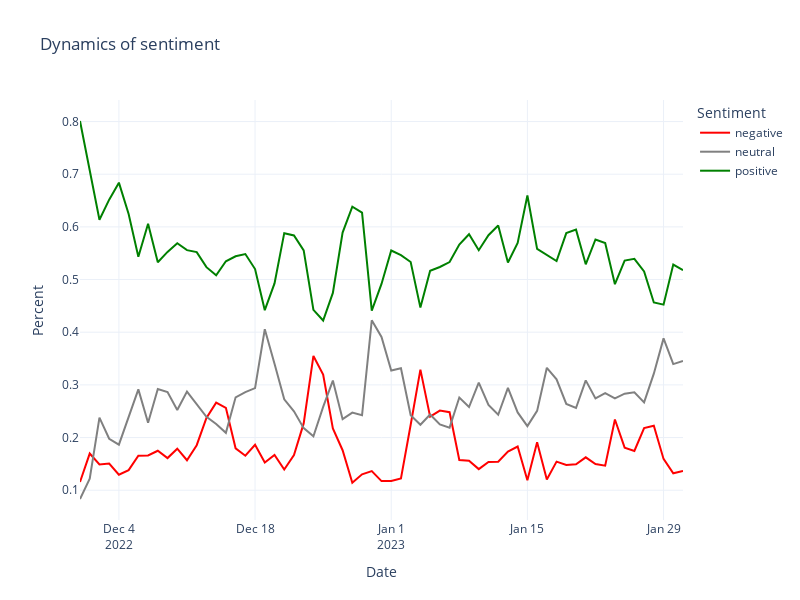

Notebook cell for this chart:
### Code cell
data["total"]=1
sent_df = data.loc[(data.topics_general !="Outliers")&(data.topics_general !="Spam"),["date","total","score"]].groupby(["date","score"]).sum().reset_index()
sent_df["perc"] = sent_df['total'] / sent_df.groupby('date')['total'].transform('sum')
sent_df.columns = ["Date","Sentiment","Tweets per Day","Percent"]
sent_df.to_excel("../analysis/ALL_sentiment_graph_no_outliers.xlsx")
fig = px.line(sent_df, x="Date", y="Percent", title='Dynamics of sentiment',color="Sentiment",
                template="plotly_white", color_discrete_sequence=[ 'red','grey',"green"],
                 width=800, height=600)
fig.show()
